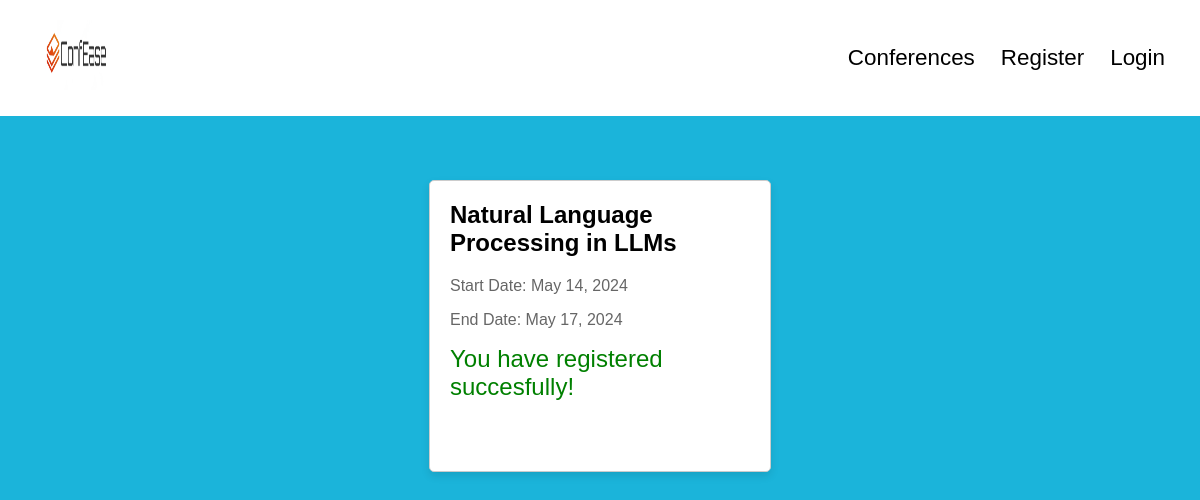
The page /conference/1/ on the database its author committed.
### myapp/models.py (models this page shows)
class Conference(models.Model):
    title = models.CharField(max_length=100)
    start_date = models.DateField()
    end_date = models.DateField()

### myapp/views.py (the view)
# urls.py: path("conference/<int:pk>/", conference_detail, name="conference_detail"),
def conference_detail(request, pk):
    conference = get_object_or_404(Conference, pk=pk)
    return render(request, "conference_detail.html", {"conference": conference})

### templates/conference_detail.html (shortened to what this page needs)
<!DOCTYPE html>
<html lang="en">
  {% load static%}
  <head>
  </head>
  <body>
      <div class="navbar">
        <a href="{% url 'home'%}" class="logo">
          <img
            src="{% static 'iconfose2.png' %}"
            width="25%"
            height="70px"
            alt="Logo"
          />
        </a>
        <div class="navbar-links">
          {% if user.is_authenticated %}
          <span class="username"> {{ user.username }}</span>
          {% if user.userprofile.role == 'Reviewer' %}
          <a href="{% url 'reviewer_submissions' %}">Submissions</a>
          {% endif %}
          <a href="{% url 'conference_list' %}">Conferences</a>
          <a href="{% url 'logout' %}">Logout</a>
          {% else %}
          <a href="{% url 'conference_list' %}">Conferences</a>
          <a href="{% url 'register' %}">Register</a>
          <a href="{% url 'login' %}">Login</a>
          {% endif %}
        </div>
      </div>
    <div class="conference-card">
      <h2>{{ conference.title }}</h2>
      <p>Start Date: {{ conference.start_date }}</p>
      <p>End Date: {{ conference.end_date }}</p>
      <div class="success-label">You have registered succesfully!</div>
    </div>
  </body>
</html>

### templates/conference_detail.html (style rules this page uses)
body { font-family: Arial, sans-serif; margin: 0; padding: 0; background-color: #1bb4da; }
.navbar { background-color: #fff; overflow: hidden; display: flex; justify-content: space-between; align-items: center; padding: 10px 25px; }
.navbar-links { display: flex; align-items: center; margin-left: auto; }
.navbar a { color: #000; font-size: 1.4rem; text-decoration: none; transition: background-color 0.3s; margin-left: 6px; padding: 10px; }
.navbar a.logo { margin-right: auto; margin-left: 10px; }
.conference-card { width: 300px; height: 250px; background-color: #fff; border: 1px solid #ccc; margin: auto; margin-top: 4em; padding: 20px; border-radius: 5px; box-shadow: 0 4px 8px rgba(0, 0, 0, 0.1); transition: transform 0.3s ease; }
.conference-card p { color: #666; }
h2 { margin-top: 0; }
.success-label { font-size: 1.5rem; color: green; margin-top: 10px; }

### rows shown on the page
Conference: title "Natural Language Processing in LLMs", start_date "May 14, 2024", end_date "May 17, 2024"
